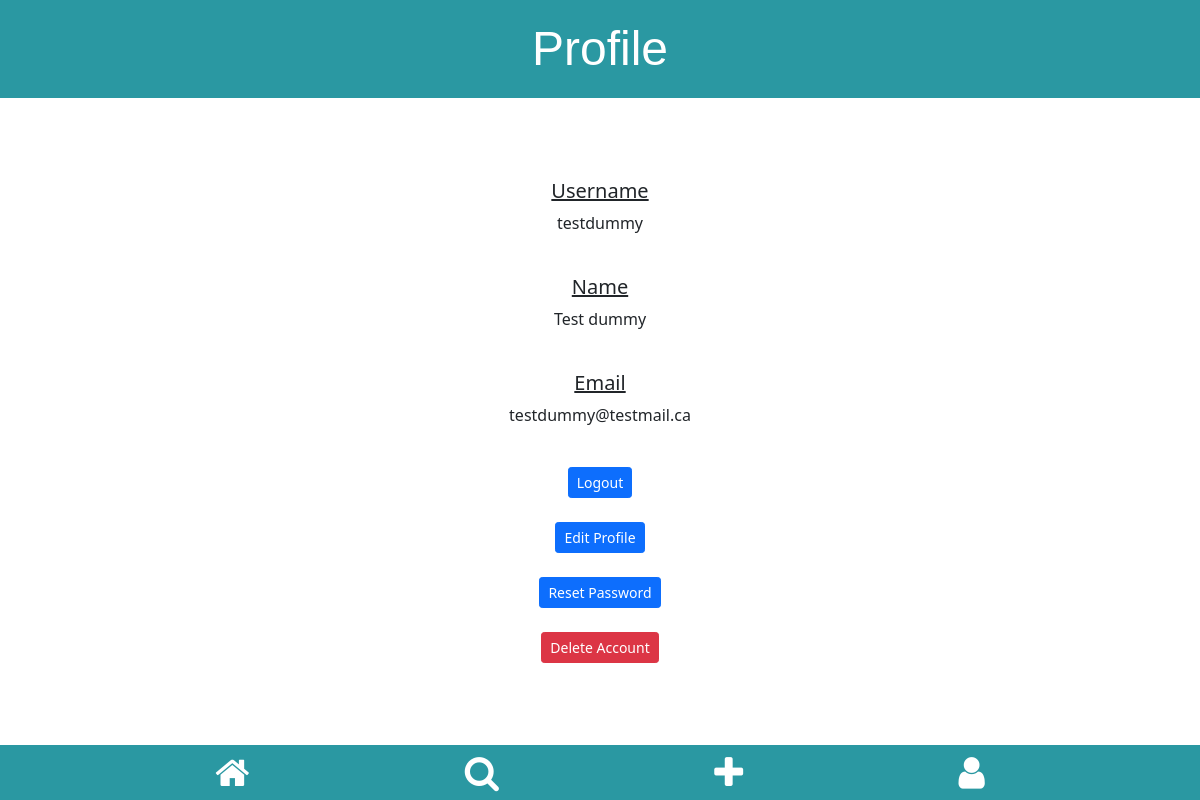
Screenshot of /profile (signed in) with the database file from the repository.
### tables this page shows
CREATE TABLE users (
                                        id integer PRIMARY KEY,
                                        name text NOT NULL,
                                        username text UNIQUE NOT NULL,
                                        email text NOT NULL,
                                        password text NOT NULL
                                    );

### app.py (the view, shortened to what this page needs)
@app.route("/profile", methods=["GET", "POST"])
def profile():
    conn = create_connection("database.db")
    name = select_user_by_id(conn, (session["uid"]))[1]
    username = select_user_by_id(conn, (session["uid"]))[2]
    email = select_user_by_id(conn, (session["uid"]))[3]
    conn.close()
    return (
        render_template("profile.html", name=name,
                        username=username, email=email),
        200,
    )

### modules/user_module.py (called while the page is built)
def select_user_by_id(conn, uid: str) -> tuple:
    cur = conn.cursor()
    cur.execute("SELECT * FROM users WHERE id=?", (uid,))
    return cur.fetchone()

### sql_db.py (called while the page is built)
def create_connection(db_file):
    conn = None
    try:
        conn = sqlite3.connect(db_file)
        return conn
    except Error as e:
        print(e)
    return conn

### templates/profile.html (shortened to what this page needs)
{% extends 'app.html' %}
{% block heading1 %} Profile {% endblock %}
{% block main_content %}
<h5><u>Username</u></h5>
<p>{{ username }}</p>
<br>
<h5><u>Name</u></h5>
<p>{{ name }}</p>
<br>
<h5><u>Email</u></h5>
<p>{{ email }}</p>
    <br>
    <div>
      <form action="/logout" method="POST">
        <button type="submit" class="btn btn-sm btn-primary btn-block submit-btn" id="frm-btn">Logout</button>
      </form>
    </div>
    <br>
    <div>
      <a href="{{ url_for('profile_edit') }}">
        <button type="button" class="btn btn-sm btn-primary btn-block submit-btn" id="frm-btn">Edit Profile</button>
      </a>
    </div>
    <br>
    <div>
      <a href="{{ url_for('reset_password') }}">
        <button type="button" class="btn btn-sm btn-primary btn-block submit-btn" id="frm-btn">Reset Password</button>
      </a>
    </div>
    <br>
    <div>
      <form action="/profile" method="POST">
        <button type="submit" class="btn btn-sm btn-danger btn-block submit-btn" id="frm-btn">Delete Account</button>
      </form>
    </div>
{% endblock %}

### static/app.css (style rules this page uses)
:root { --header-footer: #2A98A2; --header-txt: #FFFFFF; --main-font: 'Merriweather Sans', sans-serif; }
html { height: 100vh; padding: 0; margin: 0; }
body { display: flex; flex-direction: column; background-color: var(--header-txt); min-height: 100%; }
a, a:visited, a:hover { color: var(--header-txt); }
@media screen and (min-width: 600px) { html { width: 100%; margin: auto; overflow-x: hidden; } }

### rows the page displays
users: username "testdummy", name "Test dummy", email "testdummy@testmail.ca"
